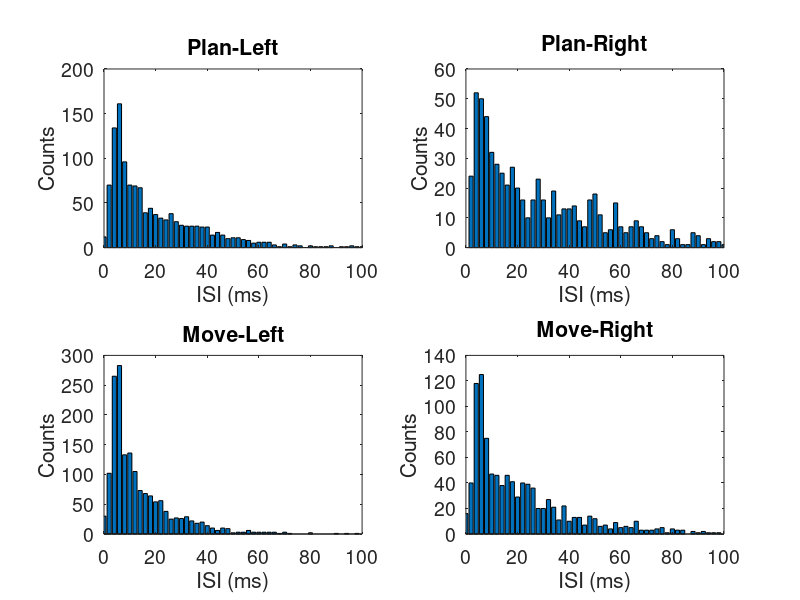

This figure's MATLAB source:
function Chapter_10_Question_2()
    % Question 2 - Analyze Ch10-spikes-1.mat like 10.6
    
    %Load Data and Get Useful Information
    load('Ch10-spikes-1.mat')
    i_plan = t < 0;
    i_move = t >= 0;
    i_left = direction == 0;
    i_right = direction == 1;
    
    %Separate Data
    plan_left = train(i_left, i_plan);
    plan_right = train(i_right, i_plan);
    move_left = train(i_left, i_move);
    move_right = train(i_right, i_move);
    
    %Get Spike Times
    [plan_left_times, ~] = find(plan_left');
    [plan_right_times, ~] = find(plan_right');
    [move_left_times, ~] = find(move_left');
    [move_right_times, ~] = find(move_right');
    
    %Get ISIs (with potentially buggy implementation, but not for these spikes)
    plan_left_ISIs = diff(plan_left_times);
    plan_left_ISIs = plan_left_ISIs(plan_left_ISIs > 0);
    plan_right_ISIs = diff(plan_right_times);
    plan_right_ISIs = plan_right_ISIs(plan_right_ISIs > 0);
    move_left_ISIs = diff(move_left_times);
    move_left_ISIs = move_left_ISIs(move_left_ISIs > 0);
    move_right_ISIs = diff(move_right_times);
    move_right_ISIs = move_right_ISIs(move_right_ISIs > 0);
    
    %Separate Into Bins
    time_bins = 0:2:250;
    plan_left_counts = hist(plan_left_ISIs, time_bins);
    plan_right_counts = hist(plan_right_ISIs, time_bins);
    move_left_counts = hist(move_left_ISIs, time_bins);
    move_right_counts = hist(move_right_ISIs, time_bins);
    
    %Plot ISIs
    figure()
    subplot(2, 2, 1)
    bar(time_bins, plan_left_counts)
    xlabel('ISI (ms)')
    ylabel('Counts')
    title('Plan-Left')
    xlim([0 100])
    set(gca, 'FontSize', 14)
    subplot(2, 2, 2)
    bar(time_bins, plan_right_counts)
    xlabel('ISI (ms)')
    ylabel('Counts')
    title('Plan-Right')
    xlim([0 100])
    set(gca, 'FontSize', 14)
    subplot(2, 2, 3)
    bar(time_bins, move_left_counts)
    xlabel('ISI (ms)')
    ylabel('Counts')
    title('Move-Left')
    xlim([0 100])
    set(gca, 'FontSize', 14)
    subplot(2, 2, 4)
    bar(time_bins, move_right_counts)
    xlabel('ISI (ms)')
    ylabel('Counts')
    title('Move-Right')
    xlim([0 100])
    set(gca, 'FontSize', 14)
    
    % We see that whenever you are moving or planning to move left, there is a
    % general increase in the firing rate (as evidenced by more counts
    % overall). Further, these counts cluster more towards the shorter ISI
    % bins, meaning the spikes are bursting. In general, movement causes more
    % bursting. These are all expected from our analysis in Chapter 10.
    
end